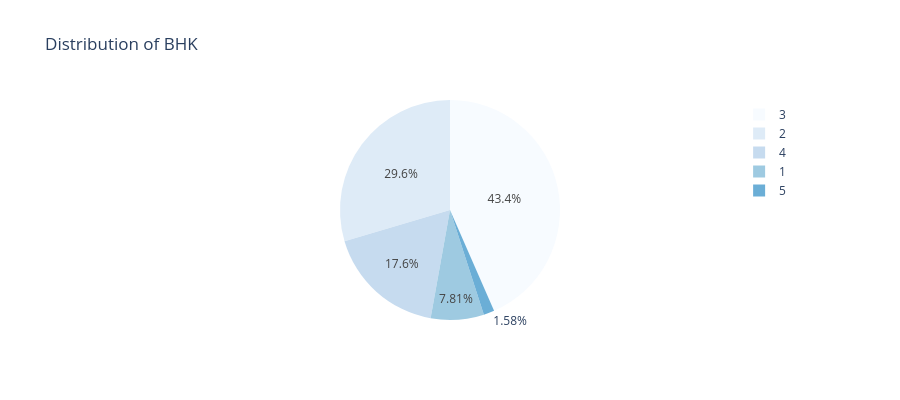

The cell this chart's notebook holds for it:
### Code cell
# univariate analysis

# bhk
plt.figure(figsize=(12,3))
sns.countplot(data=df,x='BHK',hue='BHK')
plt.title('Countplot of BHK')
temp = df.BHK.value_counts().reset_index().head()
temp
px.pie(temp,names='BHK',values='count',
       color_discrete_sequence = px.colors.sequential.Blues,
       height=400,title='Distribution of BHK')

### Figure 1 — Plotly figure (JSON) as saved in the notebook; plotly's stock layout.template omitted (floating-point values rounded to 4 significant figures)
{"data": [{"domain": {"x": [0, 1], "y": [0, 1]}, "hovertemplate": "BHK=%{label}<br>count=%{value}<extra></extra>", "labels": [3, 2, 4, 1, 5], "legendgroup": "", "name": "", "showlegend": true, "type": "pie", "values": [523, 356, 212, 94, 19]}], "layout": {"height": 400, "legend": {"tracegroupgap": 0}, "piecolorway": ["rgb(247,251,255)", "rgb(222,235,247)", "rgb(198,219,239)", "rgb(158,202,225)", "rgb(107,174,214)", "rgb(66,146,198)", "rgb(33,113,181)", "rgb(8,81,156)", "rgb(8,48,107)"], "title": {"text": "Distribution of BHK"}}}
